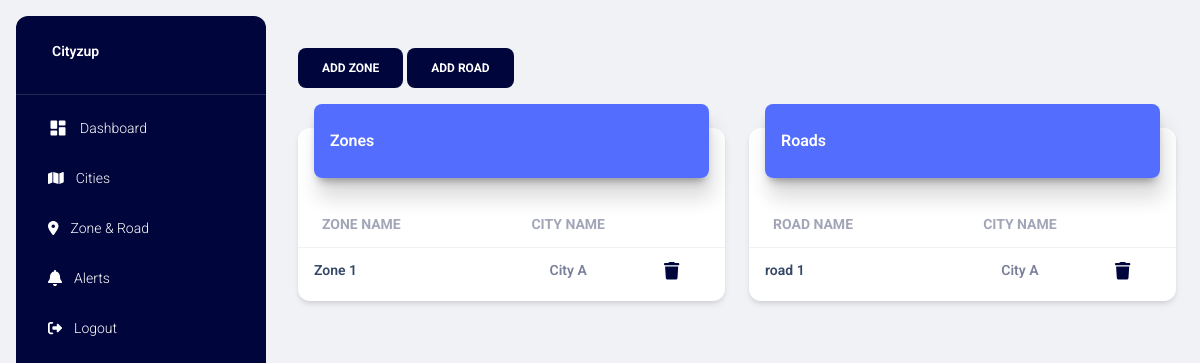
The app's page /zonesandroads/ (signed in), older data.
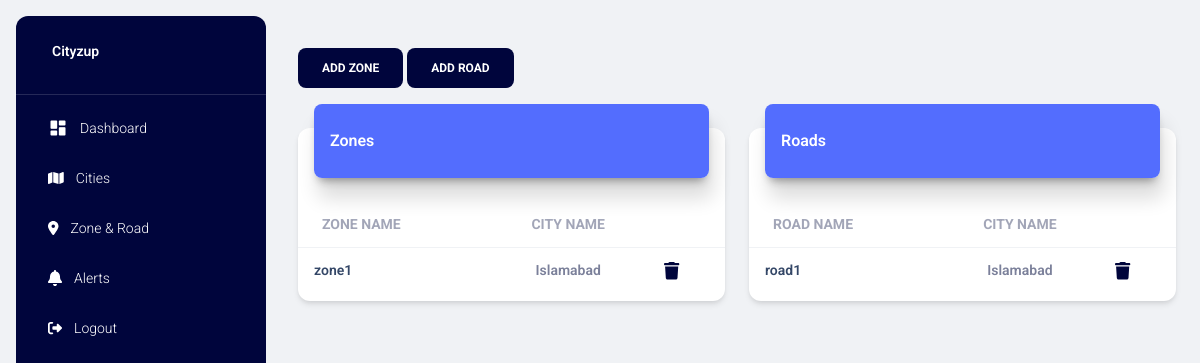
The same page, newer data.
### project/models.py (models this page shows)
class Zone(db.Model):
    z_id = db.Column(db.Integer, primary_key=True)
    z_name = db.Column(db.String(255), nullable=False)
    g_id = db.Column(db.Integer, db.ForeignKey('guide.g_id'), nullable=False)
    guide = db.relationship('Guide', backref=db.backref('zones', lazy=True))
    zone_points = db.relationship('ZonePoint', backref=db.backref('zones', lazy=True), cascade='all, delete-orphan')

class Guide(db.Model):
    g_id = db.Column(db.Integer, primary_key=True)
    g_title = db.Column(db.String(255), nullable=False)

class Road(db.Model):
    r_id = db.Column(db.Integer, primary_key=True)
    r_name = db.Column(db.String(255), nullable=False)
    g_id = db.Column(db.Integer, db.ForeignKey('guide.g_id'), nullable=False)
    guide = db.relationship('Guide', backref=db.backref('roads', lazy=True))
    road_points = db.relationship('RoadPoint', backref=db.backref('roads', lazy=True), cascade='all, delete-orphan')

### project/main.py (the view)
@main.route("/zonesandroads/")
@login_required
def zones_and_roads():
    zones = Zone.query.join(Guide).order_by(Guide.g_id.desc()).all()
    roads = Road.query.join(Guide).order_by(Guide.g_id.desc()).all()
    cities = Guide.query.all()
    title = 'Zones & Roads'
    page_title = 'Zones & Roads'
    return render_template('zones_and_roads.html', zones=zones, roads=roads, cities=cities, page_title=page_title, title=title)

### project/models.py (called while the page is built)
@login_manager.user_loader
def load_user(user_id):
    return User.query.get(int(user_id))

### project/templates/zones_and_roads.html (shortened to what the changed rows need)
{% extends "layout.html" %} {% block title %} {% endblock %} {% block content %}
<div class="container-fluid py-4">
    <div class="row">
        <div class="col-6">
            <div class="card my-4">
                <div class="card-body px-0 pb-2">
                    <div class="table-responsive p-0">
                        {% if zones %}
                        <table class="table align-items-center mb-0">
                            <thead>
                                <tr>
                                    <th class="text-uppercase text-secondary text-sm font-weight-bolder opacity-7">Zone
                                        Name</th>
                                    <th
                                        class="text-center text-uppercase text-secondary text-sm font-weight-bolder opacity-7">
                                        City Name</th>
                                    <th class="text-secondary opacity-7"></th>
                                </tr>
                            </thead>
                            <tbody>
                                {% for zone in zones %}
                                <tr>
                                    <td>
                                        <div class="d-flex px-2 py-1">
                                            <div class="d-flex flex-column justify-content-center">
                                                <a href="#" data-zid="{{zone.z_id}}" data-zname="{{zone.z_name}}"
                                                    class="getZonePoints" data-bs-toggle="modal"
                                                    data-bs-target="#modalShowZonePoints">
                                                    <p class="text-sm font-weight-bold mb-0">{{ zone.z_name }}</p>
                                                </a>
                                            </div>
                                        </div>
                                    </td>
                                    <td class="align-middle text-center text-sm">
                                        <p class="text-sm font-weight-bold mb-0">{{ zone.guide.g_title }}</p>
                                    </td>
                                    <td class="align-middle">
                                        <a href="#" data-zid="{{ zone.z_id }}"
                                            class="text-secondary font-weight-bold text-sm deleteZoneBtn"
                                            data-toggle="tooltip" data-original-title="Delete">
                                            <i class="fa-solid fa-trash fa-lg icon-dark"></i>
                                        </a>
                                    </td>
                                </tr>
                                {% endfor %}
                            </tbody>
                        </table>
                        {% else %}
                        <h4 class="text-center">There are currently no data available.</h4>
                        {% endif %}
                    </div>
                </div>
            </div>
        </div>
        <div class="col-6">
            <div class="card my-4">
                <div class="card-body px-0 pb-2">
                    <div class="table-responsive p-0">
                        {% if roads %}
                        <table class="table align-items-center mb-0">
                            <thead>
                                <tr>
                                    <th class="text-uppercase text-secondary text-sm font-weight-bolder opacity-7">Road
                                        Name</th>
                                    <th
                                        class="text-center text-uppercase text-secondary text-sm font-weight-bolder opacity-7">
                                        City Name</th>
                                    <th class="text-secondary opacity-7"></th>
                                </tr>
                            </thead>
                            <tbody>
                                {% for road in roads %}
                                <tr>
                                    <td>
                                        <div class="d-flex px-2 py-1">
                                            <div class="d-flex flex-column justify-content-center">
                                                <a href="#" data-rid="{{road.r_id}}" data-rname="{{road.r_name}}"
                                                    class="getRoadPoints" data-bs-toggle="modal"
                                                    data-bs-target="#modalShowRoadPoints">
                                                    <p class="text-sm font-weight-bold mb-0">{{ road.r_name }}</p>
                                                </a>
                                            </div>
                                        </div>
                                    </td>
                                    <td class="align-middle text-center text-sm">
                                        <p class="text-sm font-weight-bold mb-0">{{ road.guide.g_title }}</p>
                                    </td>
                                    <td class="align-middle">
                                        <a href="#" data-rid="{{ road.r_id }}"
                                            class="text-secondary font-weight-bold text-sm deleteRoadBtn"
                                            data-toggle="tooltip" data-original-title="Delete">
                                            <i class="fa-solid fa-trash fa-lg icon-dark"></i>
                                        </a>
                                    </td>
                                </tr>
                                {% endfor %}
                            </tbody>
                        </table>
                        {% else %}
                        <h4 class="text-center">There are currently no data available.</h4>
                        {% endif %}
                    </div>
                </div>
            </div>
        </div>
    </div>
</div>
{% endblock %}

Row changes from the older to the newer data that the page shows:
changed Zone: z_name "Zone 1" → "zone1"; guide.g_title "City A" → "Islamabad"
changed Road: r_name "road 1" → "road1"; guide.g_title "City A" → "Islamabad"
